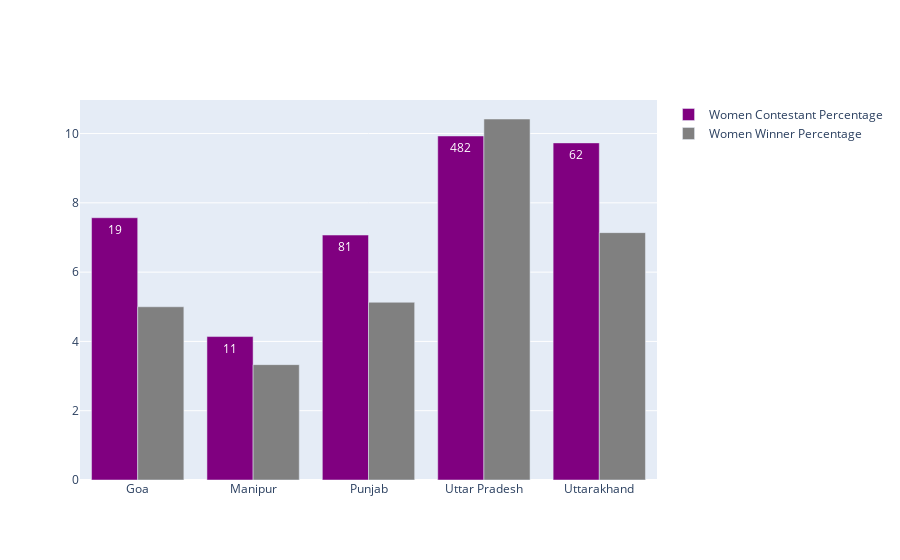

Here is the notebook cell this chart was saved with:
### Code cell
fig = go.Figure()
fig.add_trace(go.Bar(
    x=contest['State_Name'].tolist(),
    y=contest['women_contestant_per'].tolist(),
    name='Women Contestant Percentage',
    marker_color='purple',
    
    hovertemplate =
    'Total Contestant: %{y:.2f}'+
    '<br>Women Contestant:%{text}'+
    '<extra></extra>',
    
    text = ['{}'.format(i) for i in contest['women_contestant']]
))

fig.add_trace(go.Bar(
   x=contest['State_Name'],
    y=contest['women_winner_per'],
    name='Women Winner Percentage',
    marker_color='grey'
))
# Here we modify the tickangle of the xaxis, resulting in rotated labels.
fig.update_layout(barmode='group')

fig.show()

### Figure 1 — Plotly figure (JSON) as saved in the notebook; plotly's stock layout.template omitted (floating-point values rounded to 4 significant figures)
{"data": [{"hovertemplate": "Total Contestant: %{y:.2f}<br>Women Contestant:%{text}<extra></extra>", "marker": {"color": "purple"}, "name": "Women Contestant Percentage", "text": ["19", "11", "81", "482", "62"], "type": "bar", "x": ["Goa", "Manipur", "Punjab", "Uttar Pradesh", "Uttarakhand"], "y": [7.57, 4.14, 7.07, 9.93, 9.73]}, {"marker": {"color": "grey"}, "name": "Women Winner Percentage", "type": "bar", "x": ["Goa", "Manipur", "Punjab", "Uttar Pradesh", "Uttarakhand"], "y": [5, 3.33, 5.13, 10.42, 7.14]}], "layout": {"barmode": "group"}}
